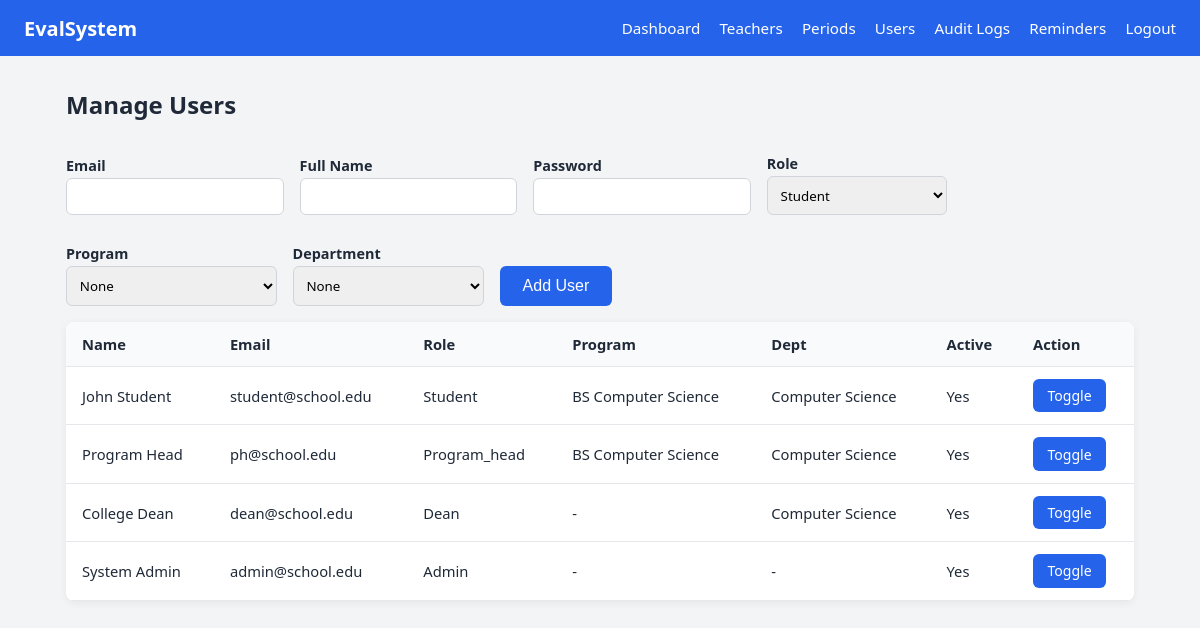
The page /admin/users.php (signed in) on the database its author committed.
### tables this page shows
CREATE TABLE users (
    id INT AUTO_INCREMENT PRIMARY KEY,
    email VARCHAR(100) NOT NULL UNIQUE,
    password VARCHAR(255) NOT NULL,
    full_name VARCHAR(100) NOT NULL,
    role ENUM('student','program_head','dean','admin') NOT NULL,
    program_id INT NULL,
    department_id INT NULL,
    is_active TINYINT(1) DEFAULT 1,
    created_at TIMESTAMP DEFAULT CURRENT_TIMESTAMP,
    FOREIGN KEY (program_id) REFERENCES programs(id) ON DELETE SET NULL,
    FOREIGN KEY (department_id) REFERENCES departments(id) ON DELETE SET NULL
);

CREATE TABLE programs (
    id INT AUTO_INCREMENT PRIMARY KEY,
    department_id INT NOT NULL,
    name VARCHAR(100) NOT NULL,
    created_at TIMESTAMP DEFAULT CURRENT_TIMESTAMP,
    FOREIGN KEY (department_id) REFERENCES departments(id) ON DELETE CASCADE
);

CREATE TABLE departments (
    id INT AUTO_INCREMENT PRIMARY KEY,
    name VARCHAR(100) NOT NULL,
    created_at TIMESTAMP DEFAULT CURRENT_TIMESTAMP
);

### admin/users.php (the view, shortened to what this page needs)
<?php
require_once __DIR__ . '/../includes/functions.php';
$users = $pdo->query("SELECT u.*, p.name as program_name, d.name as dept_name FROM users u LEFT JOIN programs p ON u.program_id = p.id LEFT JOIN departments d ON u.department_id = d.id ORDER BY u.id DESC")->fetchAll();
?>
<!DOCTYPE html>
<html lang="en">
<head>
    <link rel="stylesheet" href="../assets/css/style.css">
</head>
<body>
<nav class="navbar">
    <div class="brand">EvalSystem</div>
    <ul>
        <li><a href="../dashboard.php">Dashboard</a></li>
        <li><a href="teachers.php">Teachers</a></li>
        <li><a href="periods.php">Periods</a></li>
        <li><a href="users.php">Users</a></li>
        <li><a href="audit.php">Audit Logs</a></li>
        <li><a href="reminders.php">Reminders</a></li>
        <li><a href="../logout.php">Logout</a></li>
    </ul>
</nav>
<div class="container">
    <h2>Manage Users</h2>
    <form method="POST" action="" class="filter-form">
        <div><label>Email</label><input type="email" name="email" required></div>
        <div><label>Full Name</label><input type="text" name="full_name" required></div>
        <div><label>Password</label><input type="password" name="password" required></div>
        <div><label>Role</label>
            <select name="role" required>
                <option value="student">Student</option>
            </select>
        </div>
        <div><label>Program</label>
            <select name="program_id"><option value="">None</option>
            </select>
        </div>
        <div><label>Department</label>
            <select name="department_id"><option value="">None</option>
            </select>
        </div>
        <div><button type="submit" name="add_user" class="btn">Add User</button></div>
    </form>
    <table class="data-table">
        <thead><tr><th>Name</th><th>Email</th><th>Role</th><th>Program</th><th>Dept</th><th>Active</th><th>Action</th></tr></thead>
        <tbody>
        <?php foreach ($users as $u): ?>
        <tr>
            <td><?php echo htmlspecialchars($u['full_name']); ?></td>
            <td><?php echo htmlspecialchars($u['email']); ?></td>
            <td><?php echo ucfirst($u['role']); ?></td>
            <td><?php echo htmlspecialchars($u['program_name'] ?? '-'); ?></td>
            <td><?php echo htmlspecialchars($u['dept_name'] ?? '-'); ?></td>
            <td><?php echo $u['is_active'] ? 'Yes' : 'No'; ?></td>
            <td><a class="btn" href="?toggle=<?php echo $u['id']; ?>">Toggle</a></td>
        </tr>
        <?php endforeach; ?>
        </tbody>
    </table>
</div>
</body>
</html>

### assets/css/style.css (style rules this page uses)
:root { --primary: #2563eb; --primary-dark: #1d4ed8; --success: #16a34a; --danger: #dc2626; --bg: #f3f4f6; --card: #ffffff; --text: #1f2937; --muted: #6b7280; }
* { box-sizing: border-box; }
body { margin: 0; font-family: 'Segoe UI', Tahoma, Geneva, Verdana, sans-serif; background: var(--bg); color: var(--text); }
.navbar { background: var(--primary); color: #fff; display: flex; justify-content: space-between; align-items: center; padding: 0 1.5rem; height: 56px; }
.navbar .brand { font-weight: 700; font-size: 1.25rem; }
.navbar ul { list-style: none; display: flex; gap: 1.2rem; margin: 0; padding: 0; }
.navbar a { color: #fff; text-decoration: none; font-size: 0.95rem; }
.container { max-width: 1100px; margin: 2rem auto; padding: 0 1rem; }
.data-table { width: 100%; border-collapse: collapse; background: var(--card); border-radius: 8px; overflow: hidden; box-shadow: 0 2px 8px rgba(0,0,0,0.06); margin: 1rem 0; }
.data-table th, .data-table td { padding: 0.75rem 1rem; text-align: left; border-bottom: 1px solid #e5e7eb; font-size: 0.92rem; }
.data-table th { background: #f9fafb; font-weight: 600; }
.btn { display: inline-block; padding: 0.45rem 0.9rem; background: var(--primary); color: #fff; text-decoration: none; border-radius: 6px; font-size: 0.88rem; border: none; cursor: pointer; }
label { display: block; margin: 0.8rem 0 0.3rem; font-weight: 600; font-size: 0.9rem; }
input[type="text"], input[type="email"], input[type="password"], select, textarea { width: 100%; padding: 0.55rem; border: 1px solid #d1d5db; border-radius: 6px; font-family: inherit; }
button[type="submit"] { padding: 0.7rem 1.4rem; background: var(--primary); color: #fff; border: none; border-radius: 6px; cursor: pointer; font-size: 1rem; margin-top: 0.5rem; }
.filter-form { display: flex; gap: 1rem; align-items: flex-end; flex-wrap: wrap; margin: 1rem 0; }
.filter-form label { margin-bottom: 0.2rem; }
.filter-form select { min-width: 180px; }

### rows shown on the page
users: full_name "John Student", email "student@school.edu", role "Student", program.name "BS Computer Science", department.name "Computer Science", is_active "Yes"
users: full_name "Program Head", email "ph@school.edu", role "Program_head", program.name "BS Computer Science", department.name "Computer Science", is_active "Yes"
users: full_name "College Dean", email "dean@school.edu", role "Dean", program_name "-", department.name "Computer Science", is_active "Yes"
users: full_name "System Admin", email "admin@school.edu", role "Admin", program_name "-", dept_name "-", is_active "Yes"
